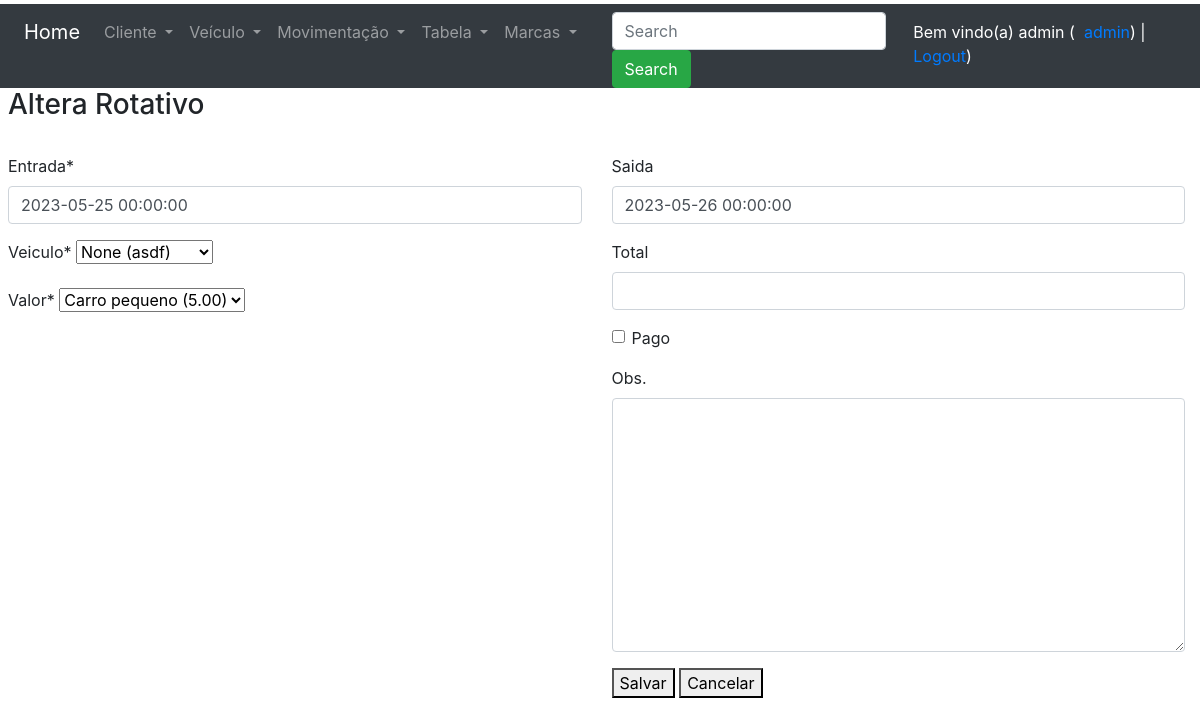
The app's page /altera_rotativo/6/ (signed in) with its own data.
### core/models.py (models this page shows, shortened)
class Rotativo(models.Model):
    id_veiculo = models.ForeignKey(Veiculo, on_delete=models.CASCADE, verbose_name='Veiculo')
    id_tabela = models.ForeignKey(Tabela, on_delete=models.CASCADE, verbose_name='Valor')
    entrada = models.DateTimeField(auto_now=False, verbose_name='Entrada')
    saida = models.DateTimeField(auto_now=False, blank=True, null=True, verbose_name='Saida')
    total = models.DecimalField(max_digits=8, decimal_places=2, blank=True, null=True, verbose_name='total')
    pago = models.BooleanField(default=False, verbose_name='Pago')
    observacoes = models.TextField(blank=True, null=True, verbose_name="Obs.")
    class Meta:
        verbose_name_plural = 'Rotativos'

### core/views.py (the view)
# urls.py: path('altera_rotativo/<int:id>/', altera_rotativo, name='url_altera_rotativo'),
@login_required()
def altera_rotativo(request, id):
        obj = Rotativo.objects.get(id=id)
        form = FormRotativo(request.POST or None, instance=obj)
        if form.is_valid():
            obj.calcula_total()
            form.save()
            return redirect('url_listagem_rotativos')
        else:
            contexto = {'form': form, 'txt_titulo': 'AltRot', 'txt_descricao': 'Altera Rotativo'}
        return render(request, 'core/cadastro_rotativo_dividido.html', contexto)

### core/forms.py
class FormRotativo(ModelForm):
    captcha = CaptchaField()
    class Meta:
        model = Rotativo
        fields = '__all__'
        widgets = {'entrada': DateTimePickerInput(options={"format":'DD/MM/YYYY hh:mm:ss'}), 'saida':DateTimePickerInput(options={"format":'DD/MM/YYYY hh:mm:ss'})}

### core/models.py (called while the page is built)
    def __str__(self):
        return f"{self.modelo} ({self.placa})"

    def __str__(self):
        return f"{self.descricao} ({self.valor})"

### core/templates/core/cadastro_rotativo_dividido.html (shortened to what this page needs)
{% extends 'base.html' %}
{%  load crispy_forms_tags %}
{% block main %}
    <h3>{{txt_descricao}}</h3> <br>
  <form method="post" enctype="multipart/form-data">
      <div class="row">
          <div class="col-12 col-sm-12 col-md-6">
              {{form.entrada | as_crispy_field}}
              {{form.id_veiculo | as_crispy_field}}
              {{form.id_tabela | as_crispy_field}}
          </div>
          <div class="col-12 col-sm-12 col-md-6">
              {{form.saida | as_crispy_field}}
              {{form.total | as_crispy_field}}
              {{form.pago | as_crispy_field}}
              {{form.observacoes | as_crispy_field}}
              <button type="submit">Salvar</button>
              <button onclick="window.location.href='/'">Cancelar</button>
          </div>
      </div>
  </form>
{% endblock %}

### templates/base.html (shortened to what this page needs)
<!DOCTYPE html>
<html lang="en">
<head>
    <link rel="stylesheet" href="https://cdn.jsdelivr.net/npm/bootstrap@4.6.2/dist/css/bootstrap.min.css">
</head>
<body>
<div class="container-fluid pt-1 pl-2">
    <div class="row bg-dark" >
        <div class="col-6">
            <nav class="navbar navbar-expand-sm bg-dark navbar-dark">
                <a class="navbar-brand" href="/">Home</a>
                <ul class="navbar-nav">
                    <li class="nav-item dropdown">
                        <a class="nav-link dropdown-toggle" href="#" id="navbardrop" data-toggle="dropdown">
                            Cliente
                        </a>
                    </li>
                    <li class="nav-item dropdown">
                        <a class="nav-link dropdown-toggle" href="#" id="navbardrop1" data-toggle="dropdown">
                            Veículo
                        </a>
                    </li>
                    <li class="nav-item dropdown">
                        <a class="nav-link dropdown-toggle" href="#" id="navbardrop2" data-toggle="dropdown">
                            Movimentação
                        </a>
                    </li>
                    <li class="nav-item dropdown">
                        <a class="nav-link dropdown-toggle" href="#" id="navbardrop3" data-toggle="dropdown">
                            Tabela
                        </a>
                    </li>
                    <li class="nav-item dropdown">
                        <a class="nav-link dropdown-toggle" href="#" id="navbardrop4" data-toggle="dropdown">
                            Marcas
                        </a>
                    </li>
                </ul>
            </nav>
        </div>
        <div class="col-3 bg-dark mt-2" >
            <form class="form-inline" method="post">
                <input name="pesquisa_input" class="form-control mr-sm-2" type="text" placeholder="Search">
                <button class="btn btn-success" type="submit">Search</button>
            </form>
        </div>
        <div class="col-3 bg-dark text-white mt-3">
            {% if user.get_username %}
            Bem vindo(a) {{user.get_username}} (&nbsp;
            <a href="/admin/">admin</a>) |
            <a href="/accounts/logout/">Logout</a>)
            {% else %}
            Usuário não autenticado(a) (
            <a href="/accounts/login/">Login</a>
            <a href="/accounts/registrar">Registrar</a>
            {%endif %}
        </div>
    </div>
    {% block main %}
    {% endblock %}
</div>
</body>
</html>

### records on screen
Rotativo: entrada "2023-05-25 00:00:00", id_veiculo "None (asdf)", id_tabela "Carro pequeno (5.00)", saida "2023-05-26 00:00:00"

### other values on screen
{{ user.get_username }} "admin"
{{ txt_descricao }} "Altera Rotativo"
